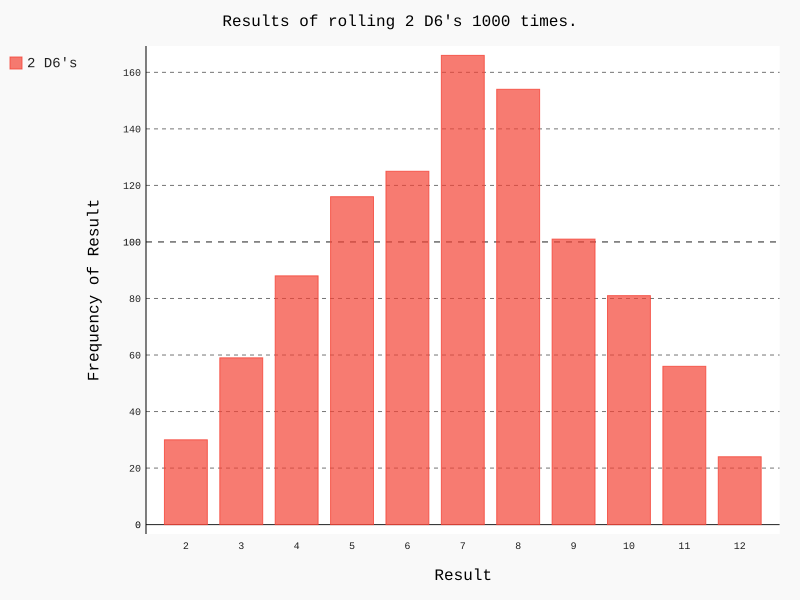

Python code for this plot:
import pygal
from die import Die

# Create two D6 dice.
die_1 = Die()
die_2 = Die()

# Make some rolls, and store results in a list.
results = []
for roll_num in range(1000):
	result = die_1.roll() + die_2.roll()
	results.append(result)

# Analyze the results.
frequencies = []
max_result = die_1.num_sides + die_2.num_sides
for value in range(2, max_result + 1):
	freq = results.count(value)
	frequencies.append(freq)

# Visualize the results.
hist = pygal.Bar()

hist.title = "Results of rolling 2 D6's 1000 times."
hist.x_labels = [str(n) for n in range(2, max_result + 1)]
hist.x_title = "Result"
hist.y_title = "Frequency of Result"

hist.add("2 D6's", frequencies)
hist.render_to_file('dice_visual.svg')
